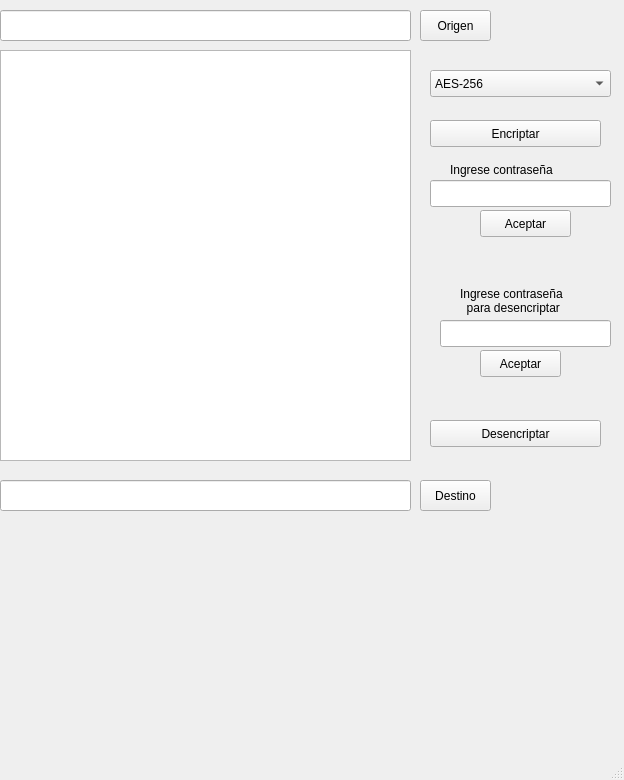
<?xml version="1.0" encoding="UTF-8"?>
<ui version="4.0">
 <class>MainWindow</class>
 <widget class="QMainWindow" name="MainWindow">
  <property name="geometry">
   <rect>
    <x>0</x>
    <y>0</y>
    <width>624</width>
    <height>780</height>
   </rect>
  </property>
  <property name="windowTitle">
   <string>MainWindow</string>
  </property>
  <widget class="QWidget" name="centralwidget">
   <widget class="QLineEdit" name="ver_rutaOrigen">
    <property name="geometry">
     <rect>
      <x>0</x>
      <y>10</y>
      <width>411</width>
      <height>31</height>
     </rect>
    </property>
   </widget>
   <widget class="QToolButton" name="sel_rutaOrigen">
    <property name="geometry">
     <rect>
      <x>420</x>
      <y>10</y>
      <width>71</width>
      <height>31</height>
     </rect>
    </property>
    <property name="text">
     <string>Origen</string>
    </property>
   </widget>
   <widget class="QPushButton" name="encriptar">
    <property name="geometry">
     <rect>
      <x>430</x>
      <y>120</y>
      <width>171</width>
      <height>27</height>
     </rect>
    </property>
    <property name="text">
     <string>Encriptar</string>
    </property>
   </widget>
   <widget class="QPushButton" name="desencriptar">
    <property name="geometry">
     <rect>
      <x>430</x>
      <y>420</y>
      <width>171</width>
      <height>27</height>
     </rect>
    </property>
    <property name="text">
     <string>Desencriptar</string>
    </property>
   </widget>
   <widget class="QTreeView" name="treeView">
    <property name="geometry">
     <rect>
      <x>0</x>
      <y>50</y>
      <width>411</width>
      <height>411</height>
     </rect>
    </property>
   </widget>
   <widget class="QLineEdit" name="ver_rutaDestino">
    <property name="geometry">
     <rect>
      <x>0</x>
      <y>480</y>
      <width>411</width>
      <height>31</height>
     </rect>
    </property>
   </widget>
   <widget class="QToolButton" name="sel_rutaDestino">
    <property name="geometry">
     <rect>
      <x>420</x>
      <y>480</y>
      <width>71</width>
      <height>31</height>
     </rect>
    </property>
    <property name="text">
     <string>Destino</string>
    </property>
   </widget>
   <widget class="QComboBox" name="sel_algoritmo">
    <property name="geometry">
     <rect>
      <x>430</x>
      <y>70</y>
      <width>181</width>
      <height>27</height>
     </rect>
    </property>
    <item>
     <property name="text">
      <string>AES-256</string>
     </property>
    </item>
    <item>
     <property name="text">
      <string>Algoritmo 2</string>
     </property>
    </item>
   </widget>
   <widget class="QPushButton" name="aceptar_contrasenia_enc">
    <property name="geometry">
     <rect>
      <x>480</x>
      <y>210</y>
      <width>91</width>
      <height>27</height>
     </rect>
    </property>
    <property name="text">
     <string>Aceptar</string>
    </property>
   </widget>
   <widget class="QLineEdit" name="contrasenia_enc">
    <property name="geometry">
     <rect>
      <x>430</x>
      <y>180</y>
      <width>181</width>
      <height>27</height>
     </rect>
    </property>
   </widget>
   <widget class="QLabel" name="label_contrasenia_enc">
    <property name="geometry">
     <rect>
      <x>450</x>
      <y>160</y>
      <width>131</width>
      <height>20</height>
     </rect>
    </property>
    <property name="text">
     <string>Ingrese contraseña </string>
    </property>
   </widget>
   <widget class="QLabel" name="label_contrasenia_des">
    <property name="geometry">
     <rect>
      <x>460</x>
      <y>280</y>
      <width>131</width>
      <height>41</height>
     </rect>
    </property>
    <property name="text">
     <string>Ingrese contraseña
  para desencriptar</string>
    </property>
   </widget>
   <widget class="QLineEdit" name="contrasenia_des">
    <property name="geometry">
     <rect>
      <x>440</x>
      <y>320</y>
      <width>171</width>
      <height>27</height>
     </rect>
    </property>
   </widget>
   <widget class="QLabel" name="pass_true_false">
    <property name="geometry">
     <rect>
      <x>470</x>
      <y>380</y>
      <width>121</width>
      <height>20</height>
     </rect>
    </property>
    <property name="text">
     <string/>
    </property>
   </widget>
   <widget class="QPushButton" name="aceptar_contrasenia_des">
    <property name="geometry">
     <rect>
      <x>480</x>
      <y>350</y>
      <width>81</width>
      <height>27</height>
     </rect>
    </property>
    <property name="text">
     <string>Aceptar</string>
    </property>
   </widget>
   <widget class="QLabel" name="label_error">
    <property name="geometry">
     <rect>
      <x>500</x>
      <y>450</y>
      <width>41</width>
      <height>20</height>
     </rect>
    </property>
    <property name="text">
     <string/>
    </property>
   </widget>
  </widget>
  <widget class="QMenuBar" name="menubar">
   <property name="geometry">
    <rect>
     <x>0</x>
     <y>0</y>
     <width>624</width>
     <height>25</height>
    </rect>
   </property>
  </widget>
  <widget class="QStatusBar" name="statusbar"/>
 </widget>
 <resources/>
 <connections/>
</ui>
